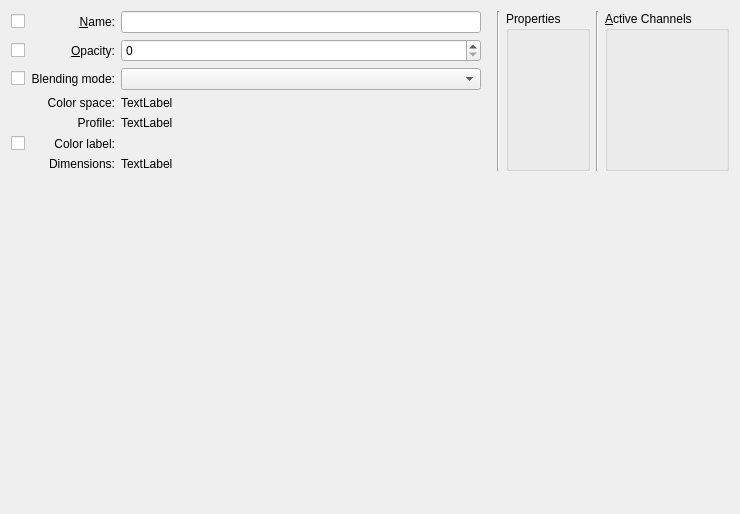
<?xml version="1.0" encoding="UTF-8"?>
<ui version="4.0">
 <author>
    SPDX-FileCopyrightText: none
    SPDX-License-Identifier: GPL-3.0-or-later
  </author>
 <class>WdgLayerProperties</class>
 <widget class="QWidget" name="WdgLayerProperties">
  <property name="geometry">
   <rect>
    <x>0</x>
    <y>0</y>
    <width>740</width>
    <height>514</height>
   </rect>
  </property>
  <layout class="QVBoxLayout" name="verticalLayout">
   <item>
    <layout class="QHBoxLayout" name="horizontalLayout">
     <item>
      <layout class="QGridLayout" name="gridLayout" rowstretch="1,1,1,1,1,0,0">
       <item row="0" column="0">
        <widget class="QCheckBox" name="chkName"/>
       </item>
       <item row="0" column="1">
        <widget class="QLabel" name="lblName">
         <property name="text">
          <string>&amp;Name:</string>
         </property>
         <property name="alignment">
          <set>Qt::AlignRight|Qt::AlignTrailing|Qt::AlignVCenter</set>
         </property>
         <property name="buddy">
          <cstring>editName</cstring>
         </property>
        </widget>
       </item>
       <item row="0" column="2">
        <widget class="QLineEdit" name="editName">
         <property name="sizePolicy">
          <sizepolicy hsizetype="MinimumExpanding" vsizetype="Fixed">
           <horstretch>0</horstretch>
           <verstretch>0</verstretch>
          </sizepolicy>
         </property>
        </widget>
       </item>
       <item row="1" column="0">
        <widget class="QCheckBox" name="chkOpacity"/>
       </item>
       <item row="1" column="1">
        <widget class="QLabel" name="lblOpacity">
         <property name="text">
          <string>&amp;Opacity:</string>
         </property>
         <property name="alignment">
          <set>Qt::AlignRight|Qt::AlignTrailing|Qt::AlignVCenter</set>
         </property>
         <property name="buddy">
          <cstring>intOpacity</cstring>
         </property>
        </widget>
       </item>
       <item row="1" column="2">
        <widget class="KisSliderSpinBox" name="intOpacity" native="true">
         <property name="sizePolicy">
          <sizepolicy hsizetype="MinimumExpanding" vsizetype="Preferred">
           <horstretch>0</horstretch>
           <verstretch>0</verstretch>
          </sizepolicy>
         </property>
        </widget>
       </item>
       <item row="2" column="0">
        <widget class="QCheckBox" name="chkCompositeOp"/>
       </item>
       <item row="2" column="1">
        <widget class="QLabel" name="lblCompositeOp">
         <property name="text">
          <string>Blending mode:</string>
         </property>
         <property name="alignment">
          <set>Qt::AlignRight|Qt::AlignTrailing|Qt::AlignVCenter</set>
         </property>
         <property name="wordWrap">
          <bool>true</bool>
         </property>
        </widget>
       </item>
       <item row="2" column="2">
        <widget class="KisCompositeOpComboBox" name="cmbComposite">
         <property name="sizePolicy">
          <sizepolicy hsizetype="MinimumExpanding" vsizetype="Fixed">
           <horstretch>0</horstretch>
           <verstretch>0</verstretch>
          </sizepolicy>
         </property>
        </widget>
       </item>
       <item row="3" column="1">
        <widget class="QLabel" name="lblColorSpaceTitle">
         <property name="sizePolicy">
          <sizepolicy hsizetype="Preferred" vsizetype="Fixed">
           <horstretch>0</horstretch>
           <verstretch>0</verstretch>
          </sizepolicy>
         </property>
         <property name="text">
          <string>Color space:</string>
         </property>
         <property name="alignment">
          <set>Qt::AlignRight|Qt::AlignTrailing|Qt::AlignVCenter</set>
         </property>
        </widget>
       </item>
       <item row="3" column="2">
        <widget class="QLabel" name="lblColorSpace">
         <property name="sizePolicy">
          <sizepolicy hsizetype="Preferred" vsizetype="Fixed">
           <horstretch>0</horstretch>
           <verstretch>0</verstretch>
          </sizepolicy>
         </property>
         <property name="text">
          <string comment="KDE::DoNotExtract">TextLabel</string>
         </property>
        </widget>
       </item>
       <item row="4" column="1">
        <widget class="QLabel" name="lblProfileTitle">
         <property name="sizePolicy">
          <sizepolicy hsizetype="Preferred" vsizetype="Fixed">
           <horstretch>0</horstretch>
           <verstretch>0</verstretch>
          </sizepolicy>
         </property>
         <property name="text">
          <string comment="Label of ICC Color Profile in Layer Properties dialogue">Profile:</string>
         </property>
         <property name="alignment">
          <set>Qt::AlignRight|Qt::AlignTop|Qt::AlignTrailing</set>
         </property>
        </widget>
       </item>
       <item row="4" column="2">
        <widget class="QLabel" name="lblProfile">
         <property name="sizePolicy">
          <sizepolicy hsizetype="Preferred" vsizetype="Fixed">
           <horstretch>0</horstretch>
           <verstretch>0</verstretch>
          </sizepolicy>
         </property>
         <property name="text">
          <string comment="KDE::DoNotExtract">TextLabel</string>
         </property>
         <property name="textFormat">
          <enum>Qt::PlainText</enum>
         </property>
         <property name="wordWrap">
          <bool>false</bool>
         </property>
        </widget>
       </item>
       <item row="5" column="1">
        <widget class="QLabel" name="lblColorLabel">
         <property name="text">
          <string>Color label:</string>
         </property>
         <property name="alignment">
          <set>Qt::AlignRight|Qt::AlignTrailing|Qt::AlignVCenter</set>
         </property>
         <property name="wordWrap">
          <bool>true</bool>
         </property>
        </widget>
       </item>
       <item row="5" column="0">
        <widget class="QCheckBox" name="chkColorLabel">
         <property name="text">
          <string/>
         </property>
        </widget>
       </item>
       <item row="5" column="2">
        <widget class="KisColorLabelSelectorWidget" name="colorLabelSelector" native="true"/>
       </item>
       <item row="6" column="1">
        <widget class="QLabel" name="lblDimensionsTitle">
         <property name="sizePolicy">
          <sizepolicy hsizetype="Preferred" vsizetype="Fixed">
           <horstretch>0</horstretch>
           <verstretch>0</verstretch>
          </sizepolicy>
         </property>
         <property name="text">
          <string comment="Label of Dimensions as in Layer Position">Dimensions:</string>
         </property>
         <property name="alignment">
          <set>Qt::AlignRight|Qt::AlignTrailing|Qt::AlignVCenter</set>
         </property>
        </widget>
       </item>
       <item row="6" column="2">
        <widget class="QLabel" name="lblDimensions">
         <property name="sizePolicy">
          <sizepolicy hsizetype="Preferred" vsizetype="Fixed">
           <horstretch>0</horstretch>
           <verstretch>0</verstretch>
          </sizepolicy>
         </property>
         <property name="text">
          <string comment="KDE::DoNotExtract">TextLabel</string>
         </property>
        </widget>
       </item>
      </layout>
     </item>
     <item>
      <spacer name="horizontalSpacer">
       <property name="orientation">
        <enum>Qt::Horizontal</enum>
       </property>
       <property name="sizeType">
        <enum>QSizePolicy::Fixed</enum>
       </property>
       <property name="sizeHint" stdset="0">
        <size>
         <width>10</width>
         <height>20</height>
        </size>
       </property>
      </spacer>
     </item>
     <item>
      <widget class="Line" name="line">
       <property name="orientation">
        <enum>Qt::Vertical</enum>
       </property>
      </widget>
     </item>
     <item>
      <widget class="QGroupBox" name="grpProperties">
       <property name="title">
        <string>Properties</string>
       </property>
      </widget>
     </item>
     <item>
      <widget class="Line" name="lineActiveChannels">
       <property name="orientation">
        <enum>Qt::Vertical</enum>
       </property>
      </widget>
     </item>
     <item>
      <widget class="QGroupBox" name="grpActiveChannels">
       <property name="toolTip">
        <string>Select the set of active channels.</string>
       </property>
       <property name="whatsThis">
        <string>Select the set of active channels. Only active channels will be visible, filtered or affected by painting.</string>
       </property>
       <property name="title">
        <string>&amp;Active Channels</string>
       </property>
      </widget>
     </item>
    </layout>
   </item>
   <item>
    <spacer name="verticalSpacer">
     <property name="orientation">
      <enum>Qt::Vertical</enum>
     </property>
     <property name="sizeType">
      <enum>QSizePolicy::MinimumExpanding</enum>
     </property>
     <property name="sizeHint" stdset="0">
      <size>
       <width>20</width>
       <height>40</height>
      </size>
     </property>
    </spacer>
   </item>
  </layout>
 </widget>
 <customwidgets>
  <customwidget>
   <class>KisSliderSpinBox</class>
   <extends>QSpinBox</extends>
   <header location="global">kis_slider_spin_box.h</header>
   <container>1</container>
  </customwidget>
  <customwidget>
   <class>KisCompositeOpComboBox</class>
   <extends>QComboBox</extends>
   <header>kis_cmb_composite.h</header>
  </customwidget>
  <customwidget>
   <class>KisColorLabelSelectorWidget</class>
   <extends>QWidget</extends>
   <header>kis_color_label_selector_widget.h</header>
   <container>1</container>
  </customwidget>
 </customwidgets>
 <resources/>
 <connections/>
</ui>
